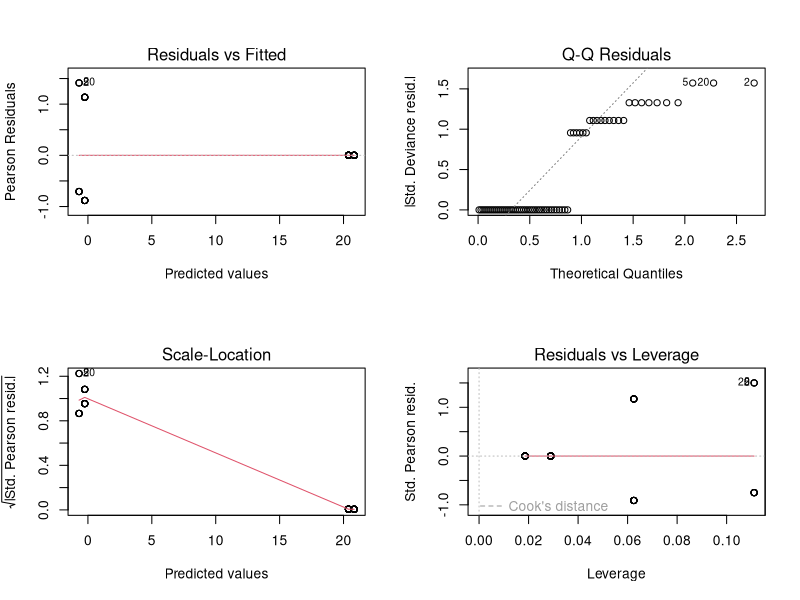
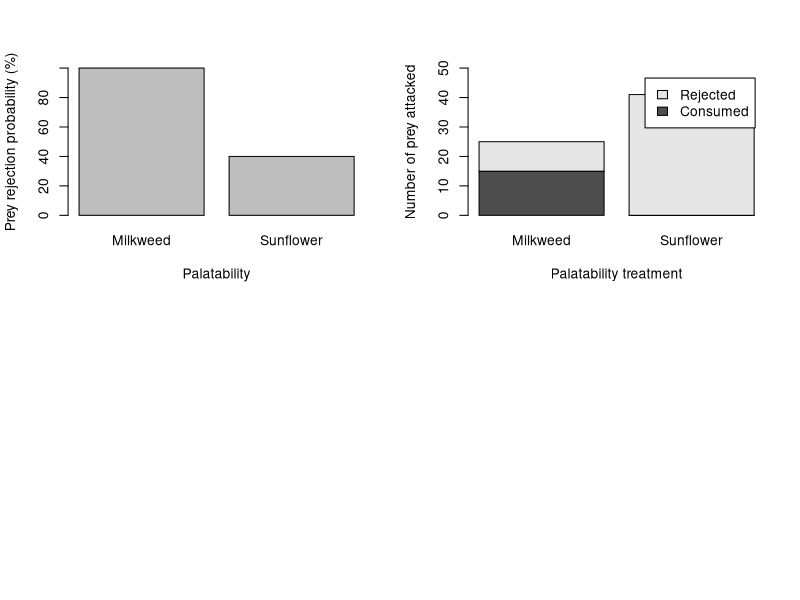

Here is the R script that generated these plots, in order: (Note: this script raises an error after producing the figures.)
#~~~~~~~~~~~~~~~~~~~~~~~~~~~~~~~~~~~~~~~~~~~~~~~~~~~~~~~~~~~~~~~~~~~~~~~~~~~~~~~~~~~~~~~~~~~~~~~~~~~~~~~~~~~~~~~~~~~~~~~~~~~~~~~~~~~~~~~
#	 Malika IHLE      malika_ihle@hotmail.fr
#  data analysis
#	 Start : 18 march 2019
#	 last modif : 20190318
#	 commit: first
#~~~~~~~~~~~~~~~~~~~~~~~~~~~~~~~~~~~~~~~~~~~~~~~~~~~~~~~~~~~~~~~~~~~~~~~~~~~~~~~~~~~~~~~~~~~~~~~~~~~~~~~~~~~~~~~~~~~~~~~~~~~~~~~~~~~~~~~


rm(list = ls(all = TRUE))

# packages
library(lme4)
library(arm)
library(ggplot2)
library(here)


# load data
AllAttacks <- read.csv(file="3_ExtractedData/AllAttacks/AllAttacks_Bug.csv", header=TRUE, sep=",")
FirstAttacks <- read.csv(file = "3_ExtractedData/FirstAttacks/FirstAttacks_Bug.csv", header=TRUE, sep=",")

AllAttacks$rowID <- 1:nrow(AllAttacks)

head(AllAttacks)    
head(FirstAttacks)




# model drop rate 
# question 2 (confirmatory): are MW Bug more likely to be dropped?
# --> yes, *******
# question 3 (exploratory): are Bug from a certain color more likely to be dropped?
# --> no
# question 4 (exploratory): are MW Bugs always dropped
# yes


mod2 <- glm (DropYN ~ AttackedColor + AttackedPalatabilityTreatment  #+ (1|FID)
             ,family = 'binomial', data = AllAttacks)
summary(mod2) ## <<<<<< super weird P value for ultra significant effect >>>>>>>>>>>>>> use LRT drop1 function
drop1(mod2, test="Chisq")
par(mfrow=c(2,2))
plot(mod2)  ## I believe test not valid as residual variance super heteroscedastic

#sunflowerplot(AllAttacks$DropYN,AllAttacks$AttackedBugPalatability)
contingency_tbl <- table(AllAttacks$Fate,AllAttacks$AttackedPalatabilityTreatment) # dropping rate of milkweed Bug = 100%, SF bugs = 40%
chisq.test(table(AllAttacks$Fate,AllAttacks$AttackedPalatability))
chisq.test(table(AllAttacks$Fate,AllAttacks$AttackedColor))



# model delay
# question 1 (exploratory): delay to first attack longer if attack the MW Bug?
# no, effect according to expectation = palatable Bug attacked first were attacked after a shorter delay than MW Bugs attacked first

mod3 <- lm(DelayToAttack ~ AttackedPalatabilityTreatment, data = FirstAttacks)
summary(mod3)
drop1(mod3, test="F")



# Several Options for figure drop rate

par(mfrow=c(2,2))
barplot(c(100,40),
        ylim = c(0,100),
        xlab="Palatability",
        ylab= "Prey rejection probability (%)",
        names.arg = c("Milkweed", "Sunflower")
)

barplot(contingency_tbl,
        ylim = c(0,50),
        xlab="Palatability treatment",
        ylab= "Number of prey attacked",
        names.arg = c("Milkweed", "Sunflower"),
        legend = rownames(contingency_tbl)
)

contingency_tbl
tbl_ggplot <- data.frame(Palatability = c('Milkweed', 'Milkweed', 'Sunflower', 'Sunflower'),
                         Outcome = c('Rejected', 'Consumed', 'Rejected', 'Consumed'),
                         Count = c(41,0,10,15))


BugAttack_dr <- ggplot(tbl_ggplot, aes(x=Palatability, y=Count, fill=Outcome)) + 
  geom_bar(stat="identity")+
  labs(y = "Number of prey rejected or consumed after attack", x = 'Palatability treatment')+      
  scale_x_discrete(labels=c("Milkweed", "Sunflower"))  +
  theme_classic() +
  scale_fill_manual("legend", values = c("Consumed" = "grey", "Rejected" = "black"))  +
  theme(panel.border = element_rect(colour = "black", fill=NA),
        legend.title=element_blank(),
        legend.position = c(0.75,0.75))#+
#guides(fill = guide_legend(label.hjust = 6)) # only working for one of the two keys...




setEPS() 
pdf(paste(here(), "5_Figures/DropRate/FigBugDR.pdf",sep="/"), height=5, width=3.3)
BugAttack_dr
dev.off()
